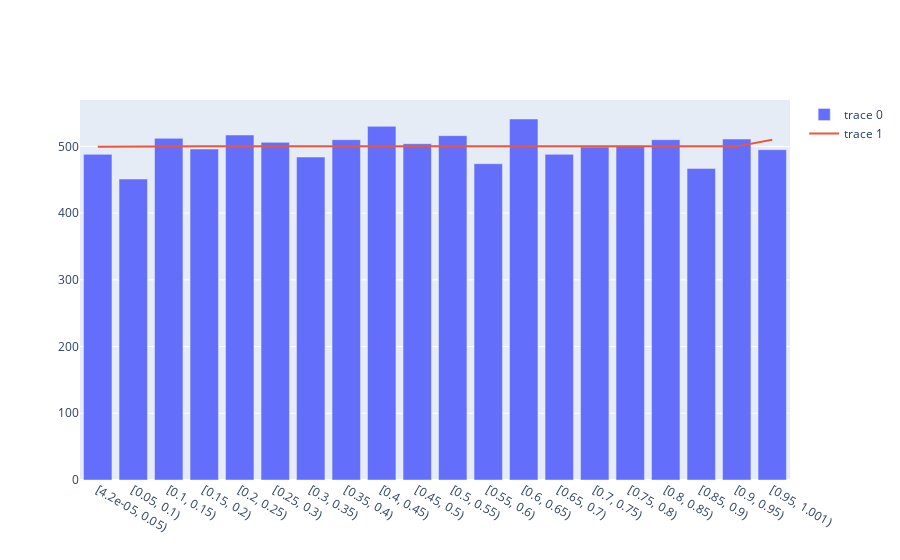

The notebook cell this image was saved under:
### Code cell
fig = go.Figure(data=[go.Bar(x=df_cut['cut'].astype('str'), y=df_cut['sample'])])
fig.add_trace(go.Scatter(x=df_cut['cut'].astype('str'), y=df_cut['p']))

### Figure 1 — Plotly figure (JSON) as saved in the notebook; plotly's stock layout.template omitted (floating-point values rounded to 4 significant figures)
{"data": [{"type": "bar", "x": ["[4.2e-05, 0.05)", "[0.05, 0.1)", "[0.1, 0.15)", "[0.15, 0.2)", "[0.2, 0.25)", "[0.25, 0.3)", "[0.3, 0.35)", "[0.35, 0.4)", "[0.4, 0.45)", "[0.45, 0.5)", "[0.5, 0.55)", "[0.55, 0.6)", "[0.6, 0.65)", "[0.65, 0.7)", "[0.7, 0.75)", "[0.75, 0.8)", "[0.8, 0.85)", "[0.85, 0.9)", "[0.9, 0.95)", "[0.95, 1.001)"], "y": [488, 451, 512, 496, 517, 506, 484, 510, 530, 504, 516, 474, 541, 488, 499, 501, 510, 467, 511, 495]}, {"type": "scatter", "x": ["[4.2e-05, 0.05)", "[0.05, 0.1)", "[0.1, 0.15)", "[0.15, 0.2)", "[0.2, 0.25)", "[0.25, 0.3)", "[0.3, 0.35)", "[0.35, 0.4)", "[0.4, 0.45)", "[0.45, 0.5)", "[0.5, 0.55)", "[0.55, 0.6)", "[0.6, 0.65)", "[0.65, 0.7)", "[0.7, 0.75)", "[0.75, 0.8)", "[0.8, 0.85)", "[0.85, 0.9)", "[0.9, 0.95)", "[0.95, 1.001)"], "y": [499.6, 500, 500.0, 500.0, 500.0, 500.0, 500.0, 500.0, 500.0, 500.0, 500.0, 500.0, 500.0, 500.0, 500.0, 500.0, 500.0, 500.0, 500.0, 510.0]}], "layout": {}}
